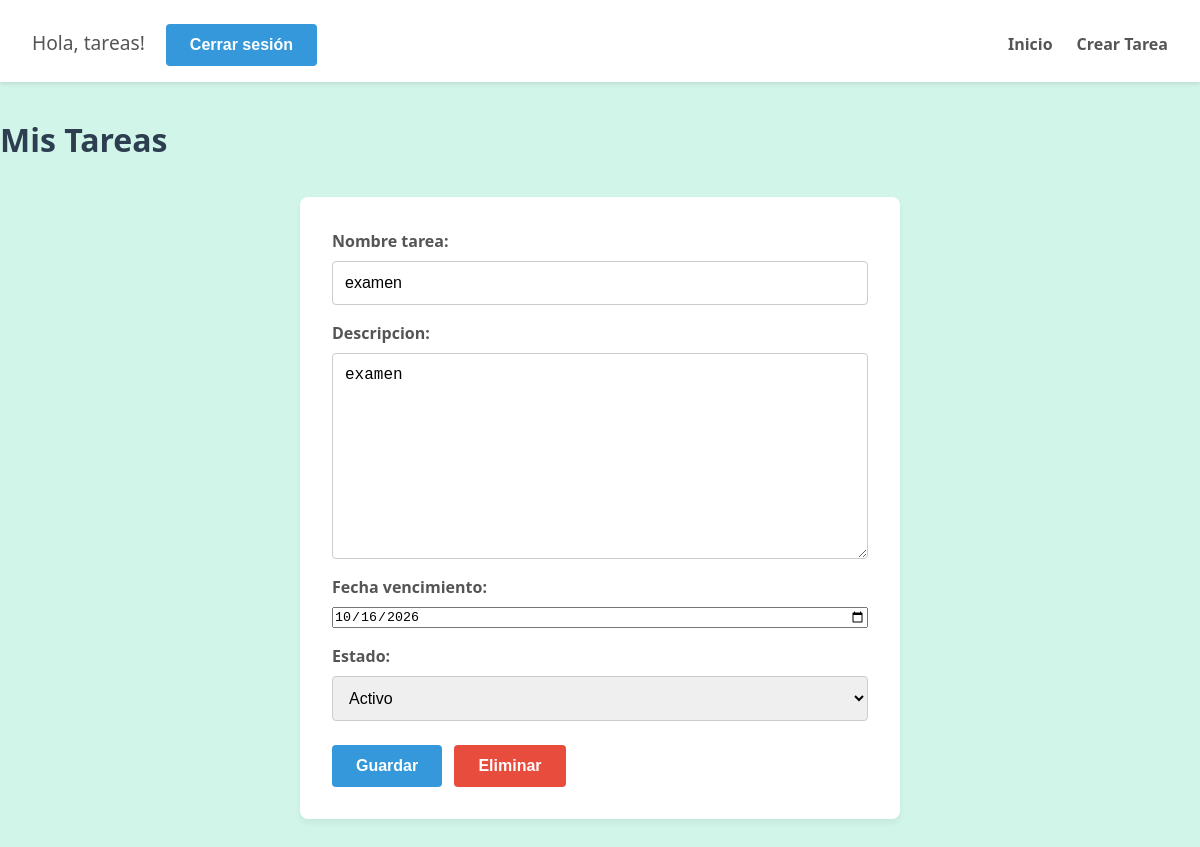
The app's page /editar/4/ (signed in) with its own data.
### mis_tareas/models.py (models this page shows, shortened)
class Tareas(models.Model):
    nombre_tarea = models.CharField(max_length=200)
    descripcion = models.TextField(blank=True, null=True)
    fecha_creacion = models.DateTimeField(auto_now_add=True)
    fecha_vencimiento = models.DateField()
    usuario = models.ForeignKey(User, on_delete=models.CASCADE, related_name='tareas') #permite enlazar cada usuario con su respectiva tarea
    estado = models.ForeignKey('Estados', on_delete=models.PROTECT)

### mis_tareas/views.py (the view)
# urls.py: path('editar/', views.editar_tarea, name="editar"),
@login_required
def editar_tarea(request, tareas_id):
    tarea = get_object_or_404(Tareas, id= tareas_id)
    if request.method == "POST":
        if 'eliminar' in request.POST:
            tarea.delete()
            return redirect('inicio')
        form = TareaForm(request.POST, instance=tarea)
        if form.is_valid():
            form.save()
            return redirect('inicio')
    else:
        form = TareaForm(instance=tarea)
    return render(request, 'mis_tareas/editar_tareas.html', {'form':form})

### mis_tareas/forms.py
class TareaForm(forms.ModelForm):
    class Meta:
        model = Tareas
        fields =['nombre_tarea', 'descripcion', 'fecha_vencimiento', 'estado']
        widgets = {
            'fecha_vencimiento': forms.DateInput(
                format = '%Y-%m-%d',
                attrs = {'type': 'date'})
        }

### mis_tareas/models.py (called while the page is built)
    def __str__(self):
        return self.nombre_estado

### mis_tareas/templates/mis_tareas/editar_tareas.html (shortened to what this page needs)
{%extends "mis_tareas/master.html"%}
{%block content%}
<h1>Mis Tareas</h1>
<form method= "POST">
    {{form.as_p}}
    <button type="submit" name="guardar">Guardar</button>
    <button type="submit" name= "eliminar" >Eliminar</button>
</form>
{%endblock%}

### mis_tareas/templates/mis_tareas/master.html (shortened to what this page needs)
{% load static %}
<!DOCTYPE html>
<html lang="es">
<head>
    <link rel ="stylesheet" href="{% static 'mis_tareas/style.css'%}">
</head>
<body>
    <header>
        <div class="logo">
        {% if user.is_authenticated %}
            <p>Hola, {{ user.username }}!</p>
            <form method="post" action="{% url 'logout' %}">
                <button type="submit">Cerrar sesión</button>
            </form>
        {% else %}
            <a href="{% url 'login' %}" style>Iniciar sesión</a>
        {% endif %}
        </div>
        <nav>
            <ul>
                <li><a href="{% url 'inicio' %}">Inicio</a></li>
                <li><a href="{% url 'crear_tarea' %}">Crear Tarea</a></li>
            </ul>
        </nav>
    </header>
    {% block content %} {% endblock %}
</body>
</html>

### mis_tareas/static/mis_tareas/style.css (style rules this page uses)
* { box-sizing: border-box; margin: 0; padding: 0; }
body { font-family: 'Segoe UI', Tahoma, Geneva, Verdana, sans-serif; background-color: #d1f5e9; color: #333; line-height: 1.6; }
header { background-color: #ffffff; box-shadow: 0 2px 4px rgba(0, 0, 0, 0.1); padding: 1rem 2rem; display: flex; flex-wrap: wrap; justify-content: space-between; align-items: center; margin-bottom: 2rem; }
header .logo { font-weight: bold; font-size: 1.2rem; color: #2c3e50; }
header p { display: inline-block; margin-right: 1rem; font-weight: 500; }
header form { display: inline-block; }
header a { text-decoration: none; color: #555; font-weight: 600; transition: color 0.2s; }
header nav ul { list-style: none; display: flex; gap: 1.5rem; margin-top: 0.5rem; width: 100%; }
header nav a { text-decoration: none; color: #555; font-weight: 600; transition: color 0.2s; }
.tareas-container, form:not(header form) { background: #ffffff; max-width: 600px; margin: 2rem auto; padding: 2rem; border-radius: 8px; box-shadow: 0 4px 6px rgba(0, 0, 0, 0.05); }
h1, h2, h3 { color: #2c3e50; margin-bottom: 1.2rem; }
form p { margin-bottom: 1rem; display: flex; flex-direction: column; }
form label { font-weight: 600; margin-bottom: 0.4rem; color: #555; }
form input[type="text"], form input[type="password"], form input[type="email"], form textarea, form select { padding: 0.75rem; border: 1px solid #ccc; border-radius: 4px; font-size: 1rem; outline: none; transition: border-color 0.2s; }
button[type="submit"], .btn-añadir { background-color: #3498db; color: white; border: none; padding: 0.75rem 1.5rem; font-size: 1rem; font-weight: 600; border-radius: 4px; cursor: pointer; text-decoration: none; display: inline-block; transition: background-color 0.2s; margin-right: 0.5rem; margin-top: 0.5rem; }
button[name="eliminar"] { background-color: #e74c3c; }
form + p, p { color: #555; }

### records on screen
Tareas: nombre_tarea "examen", descripcion "examen", fecha_vencimiento "10/16/2026", estado "Activo"

### other values on screen
{{ user.username }} "tareas"
